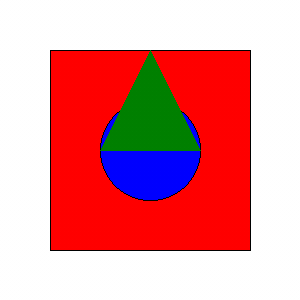
#> input picture PythonScripts/dithering_0.1.png, 300 x 300 px
$ python pixelate.py --input dithering_0.1.png --output out.png
#> lines starting #> are read from the running program, lines starting #| are printed output that depends on the picture
#> in load_image, image is the input picture: PIL image 300x300 RGB; mean R, G, B 225.6, 147.4, 151.7
### PythonScripts/processors.py
#!/usr/bin/env python3
# -*- coding: utf-8 -*-
"""
高性能像素画处理器
包含像素化、颜色量化、抖动等核心算法
"""

import numpy as np
from PIL import Image, ImageFilter
from typing import List, Tuple
import io

def pixelate_average(image: Image.Image, block_size: int) -> Image.Image:
    """
    区块平均像素化 - 使用PIL的C级优化，性能极高
    """
#> called with block_size = 16
    # 缩小到像素块级别
    small_width = image.width // block_size
#> small_width = 18
    small_height = image.height // block_size
#> small_height = 18

    # NEAREST采样确保硬边缘
    small = image.resize(
        (small_width, small_height),
        Image.Resampling.NEAREST
    )
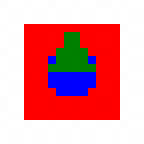
#> small: PIL image 18x18 RGB (shown 8 times larger); mean R, G, B 226.1, 148.5, 155.5

    # 放大回原尺寸
    return small.resize(
        (image.width, image.height),
        Image.Resampling.NEAREST
    )

def median_cut_quantize(image: Image.Image, max_colors: int) -> Image.Image:
    """
    中位切分颜色量化 - NumPy加速，比纯Python快50倍
    """
#> called with max_colors = 32
    # 转换为NumPy数组 (H, W, C)
    img_array = np.array(image, dtype=np.float32)
    pixels = img_array.reshape(-1, 3)  # 展平为像素列表

    def split_cube(colors: np.ndarray) -> Tuple[np.ndarray, np.ndarray]:
        """分割颜色立方体"""
        if len(colors) <= max_colors:
            return colors, np.array([])

        # 计算RGB范围
        ranges = colors.max(axis=0) - colors.min(axis=0)
        axis = np.argmax(ranges)  # 选择最长轴

        # 按中位数分割
        median = np.median(colors[:, axis])
        mask = colors[:, axis] <= median

        return colors[mask], colors[~mask]

    # 递归分割直到达到颜色数
    cubes = [pixels]
    while len(cubes) < max_colors:
        # 找到最大的立方体
        largest_idx = max(range(len(cubes)),
                         key=lambda i: len(cubes[i]))

        cube = cubes[largest_idx]
        if len(cube) < 10:  # 太小无法分割
            break

        # 分割
        left, right = split_cube(cube)
        if len(right) == 0:  # 无法继续分割
            break

        cubes[largest_idx] = left
        cubes.append(right)
#> this loop made 3 passes
#> (ranges in split_cube, axis in split_cube) on passes 1 to 3: ([255, 255, 255], 0), ([254, 254, 255], 2), ([254, 254, 254], 0)
#> after the loop, cubes = 3 items

    # 计算每个立方体的平均颜色
    palette = np.array([cube.mean(axis=0) for cube in cubes], dtype=np.uint8)
#> palette = [[213, 149, 150], [255, 155, 155], [0, 0, 255]]

    # 将每个像素映射到最近的调色板颜色
    # 使用广播和矢量化操作，性能关键
    distances = np.sum(
        (pixels[:, np.newaxis, :] - palette[np.newaxis, :, :]) ** 2,
        axis=2
    )
    nearest_palette_idx = np.argmin(distances, axis=1)

    # 重建图像
    quantized_pixels = palette[nearest_palette_idx]
    result_array = quantized_pixels.reshape(img_array.shape)
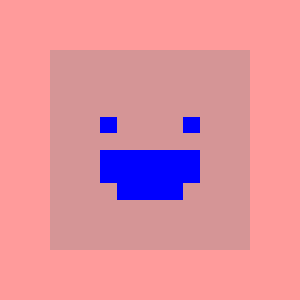
#> result_array: shape (300, 300, 3); mean R, G, B 224.6, 144.1, 158.6

    return Image.fromarray(result_array.astype(np.uint8))

# [26 lines left out: function apply_bayer_dither, not called in this run]

# 预定义调色板（RGB格式）
PALETTES = {
    "gameboy": [
        (155, 188, 15), (139, 172, 15),
        (48, 98, 48), (15, 56, 15)
    ],
    "nes": [
        (124, 124, 124), (0, 0, 252), (0, 0, 188),
        (68, 0, 100), (136, 0, 0), (136, 16, 0),
        (104, 40, 0), (0, 120, 0), (0, 88, 0),
        (0, 64, 88), (0, 0, 0), (188, 188, 188),
        (0, 120, 248), (0, 88, 248), (104, 68, 252),
        (188, 0, 188), (228, 0, 88), (216, 40, 0),
        (200, 76, 12), (0, 152, 0), (0, 120, 120),
        (0, 88, 152), (0, 0, 0), (252, 252, 252),
        (60, 188, 252), (92, 148, 252), (204, 136, 252),
        (252, 116, 180), (252, 116, 96), (252, 152, 56),
        (240, 188, 60), (128, 208, 16), (76, 228, 32),
        (88, 232, 128), (56, 200, 204), (60, 60, 60),
        (104, 104, 104)
    ],
    "c64": [
        (0, 0, 0), (255, 255, 255), (136, 0, 0),
        (170, 255, 238), (204, 68, 204), (0, 204, 85),
        (170, 68, 0), (102, 102, 0), (238, 119, 119),
        (221, 102, 0), (238, 170, 51), (0, 136, 0),
        (170, 170, 170), (85, 85, 85), (119, 119, 255),
        (85, 85, 85)
    ]
}

# [47 lines left out: functions quantize_to_palette, cartoon_effect, not called in this run]

def process_image_internal(image_bytes: bytes, options) -> bytes:
    """
    内部处理管道（不暴露给API）
    """
    # 打开图像
    image = Image.open(io.BytesIO(image_bytes)).convert('RGB')

    # 1. 像素化
    result = pixelate_average(image, options['block_size'])

    # 2. 颜色量化
    if options['max_colors'] < 256:
        # 小色板用自定义量化，否则用Pillow内置
        if options['max_colors'] <= 64:
            result = median_cut_quantize(result, options['max_colors'])
        else:
            result = result.quantize(colors=options['max_colors']).convert('RGB')

    # 3. 调色板映射（如果指定）
    if options['palette_name'] in PALETTES:
        result = quantize_to_palette(result, options['palette_name'])

    # 4. 抖动
    if options['enable_dither']:
        result = apply_bayer_dither(result, options['dither_strength'])

    # 5. 卡通效果
    if options['enable_cartoon']:
        result = cartoon_effect(result)

    # 保存到字节
    output = io.BytesIO()
    result.save(output, format='PNG', optimize=True)
    return output.getvalue()

### PythonScripts/pixelate.py
#!/usr/bin/env python3
# -*- coding: utf-8 -*-
"""
像素画生成器主脚本
支持多种像素化算法和效果处理
"""

import sys
import argparse
import json
import time
import numpy as np
from PIL import Image, ImageEnhance
from pathlib import Path
from typing import List, Tuple, Optional
import io

# 导入新的高性能处理器
try:
    import processors
    USE_NEW_PROCESSOR = True
except ImportError:
    USE_NEW_PROCESSOR = False

def main():
    """主函数 - 处理命令行参数并执行像素化处理"""
    parser = argparse.ArgumentParser(description='像素画生成工具')
    parser.add_argument('--input', required=True, help='输入图片路径')
    parser.add_argument('--output', required=True, help='输出图片路径')
    parser.add_argument('--pixel-size', type=int, default=16, help='像素块大小 (4-64)')
    parser.add_argument('--color-count', type=int, default=32, help='颜色数量 (2-256)')
    parser.add_argument('--palette', default='default', help='调色板名称')
    parser.add_argument('--algorithm', default='basic', help='像素化算法')
    parser.add_argument('--dithering', action='store_true', help='启用抖动效果')
    parser.add_argument('--edge-smoothing', type=float, default=0.5, help='边缘平滑程度 (0-1)')
    parser.add_argument('--contrast', type=float, default=1.0, help='对比度调整 (0.1-3.0)')
    parser.add_argument('--brightness', type=float, default=1.0, help='亮度调整 (0.1-2.0)')
    parser.add_argument('--saturation', type=float, default=1.0, help='饱和度调整 (0-2.0)')
    parser.add_argument('--progress-file', help='进度报告文件路径')
    # 新增参数
    parser.add_argument('--dither-strength', type=float, default=0.1, help='抖动强度 (0-1)')
    parser.add_argument('--cartoon-effect', action='store_true', help='启用卡通效果')

    args = parser.parse_args()

    try:
        # 验证参数
        validate_parameters(args)

        # 开始处理
        start_time = time.time()
        report_progress(args.progress_file, 5, "开始处理图片...")

        # 加载图片
        image = load_image(args.input)
        report_progress(args.progress_file, 15, "图片加载完成")

        # 基础调整
        image = apply_basic_adjustments(image, args)
        report_progress(args.progress_file, 25, "基础调整完成")

        if USE_NEW_PROCESSOR:
            # 使用新的高性能处理器
            result = process_with_new_processor(image, args)
        else:
            # 使用原有处理方法
            # 像素化处理
            pixelated = apply_pixelation(image, args.pixel_size, args.algorithm)
            report_progress(args.progress_file, 50, "像素化完成")

            # 颜色处理
            if args.palette != 'original':
                pixelated = apply_palette(pixelated, args.palette, args.color_count)
            report_progress(args.progress_file, 70, "调色板应用完成")

            # 抖动处理
            if args.dithering:
                pixelated = apply_dithering(pixelated, args.color_count)
            report_progress(args.progress_file, 85, "抖动处理完成")

            # 边缘平滑
            if args.edge_smoothing > 0:
                pixelated = apply_edge_smoothing(pixelated, args.edge_smoothing)
            report_progress(args.progress_file, 95, "边缘平滑完成")

            result = pixelated

        # 保存结果
        save_image(result, args.output)

        processing_time = time.time() - start_time
        report_progress(args.progress_file, 100, f"处理完成 (耗时: {processing_time:.2f}秒)")

        # 输出成功信息
        print(f"SUCCESS:{args.output}")
        print(f"TIME:{processing_time:.2f}")

    except Exception as e:
        print(f"ERROR:{str(e)}", file=sys.stderr)
        sys.exit(1)

def process_with_new_processor(image, args):
    """使用新的高性能处理器进行处理"""
    # 将图像转换为字节
    img_byte_arr = io.BytesIO()
    image.save(img_byte_arr, format='PNG')
    image_bytes = img_byte_arr.getvalue()

    # 构造选项字典
    options = {
        'block_size': args.pixel_size,
        'max_colors': args.color_count,
        'enable_dither': args.dithering,
        'dither_strength': args.dither_strength,
        'enable_cartoon': args.cartoon_effect,
        'palette_name': args.palette
    }

    # 处理图像
    result_bytes = processors.process_image_internal(image_bytes, options)

    # 将结果转换为PIL图像
    return Image.open(io.BytesIO(result_bytes))

def validate_parameters(args):
    """验证输入参数的有效性"""
    if not Path(args.input).exists():
        raise ValueError(f"输入文件不存在: {args.input}")

    if not (4 <= args.pixel_size <= 64):
        raise ValueError("像素大小必须在4-64之间")

    if not (2 <= args.color_count <= 256):
        raise ValueError("颜色数量必须在2-256之间")

    if not (0.1 <= args.contrast <= 3.0):
        raise ValueError("对比度必须在0.1-3.0之间")

    if not (0.1 <= args.brightness <= 2.0):
        raise ValueError("亮度必须在0.1-2.0之间")

    if not (0 <= args.saturation <= 2.0):
        raise ValueError("饱和度必须在0-2.0之间")

    if not (0 <= args.edge_smoothing <= 1.0):
        raise ValueError("边缘平滑必须在0-1.0之间")

    if not (0 <= args.dither_strength <= 1.0):
        raise ValueError("抖动强度必须在0-1.0之间")

def load_image(image_path):
    """加载图片文件"""
    try:
        image = Image.open(image_path)

        # 转换为RGB模式（如果需要）
        if image.mode != 'RGB':
            if image.mode == 'RGBA':
                # 处理透明背景
                background = Image.new('RGB', image.size, (255, 255, 255))
                background.paste(image, mask=image.split()[3])
                image = background
            else:
                image = image.convert('RGB')

        return image
    except Exception as e:
        raise ValueError(f"无法加载图片: {str(e)}")

def apply_basic_adjustments(image, args):
    """应用基础调整（亮度、对比度、饱和度）"""
    # 亮度调整
    if args.brightness != 1.0:
        enhancer = ImageEnhance.Brightness(image)
        image = enhancer.enhance(args.brightness)

    # 对比度调整
    if args.contrast != 1.0:
        enhancer = ImageEnhance.Contrast(image)
        image = enhancer.enhance(args.contrast)

    # 饱和度调整
    if args.saturation != 1.0:
        enhancer = ImageEnhance.Color(image)
        image = enhancer.enhance(args.saturation)

    return image

# [228 lines left out: functions apply_pixelation, apply_median_filter, apply_palette, get_palette_colors, extract_colors_from_image, simple_color_quantization and 3 more, not called in this run]

def save_image(image, output_path):
    """保存处理后的图片"""
    try:
        # 确保输出目录存在
        Path(output_path).parent.mkdir(parents=True, exist_ok=True)

        # 保存图片
        image.save(output_path, 'PNG', optimize=True)
    except Exception as e:
        raise ValueError(f"无法保存图片: {str(e)}")

def report_progress(progress_file, progress, message):
    """报告处理进度"""
    if progress_file:
        try:
            progress_data = {
                'progress': progress,
                'message': message,
                'timestamp': time.time()
            }
            with open(progress_file, 'w') as f:
                json.dump(progress_data, f)
        except:
            pass  # 进度报告失败不影响主流程

if __name__ == '__main__':
    main()
